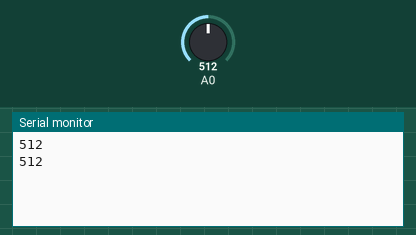
Simulated run of this sketch. Board: Arduino Uno, built with avr-gcc and run on an emulated ATmega328P. Parts: the last lines printed to the serial monitor. The inputs (shaded band) are chosen by the test bench; at power-on: A0 = 512.

Above: at 2.0 s.
2.1 s: A0 set to 716
At 3.5 s:
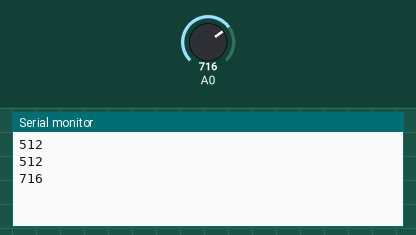
3.8 s: A0 set to 900
At 4.2 s:
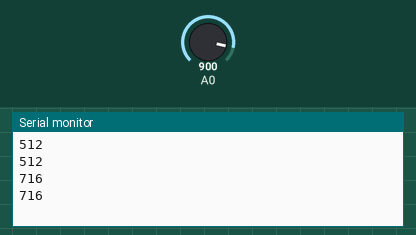
Timing chart, 0 to 6.8 s (numbered marks = the images above; inputs shaded):
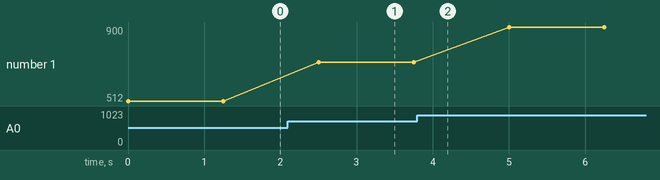

The sketch:

RCSwitchFA.ino
```cpp
/*
    433M无线发射接收RF模块
1、工具-管理库-搜索“RCSwitch”库-安装
2、这是发射端的程序
3、接线说明：
RF433-----ESP8266 NodeMCU
VCC ----- VV (不是VIN，VIN上面没有电压)
GND ----- GND
DATA -----D2 (GPIO 4)
可调定位器-----ESP8266 NodeMCU
POT----A0
*/

#include <RCSwitch.h>
RCSwitch mySwitch = RCSwitch();

unsigned long val = 0;

void setup() {
    Serial.begin(9600);
    mySwitch.enableTransmit(4);
}
void loop() {
    val = analogRead(A0);
    Serial.println(val);
    mySwitch.send(val, 23);
    delay(800);
}
```

Measured:
- after the input at 2.1 s, the serial monitor: prints a new line after 0.40 s (image 1)
- plotted number 1: 512 → 716 after the input at 2.1 s, 716 → 900 after the input at 3.8 s
